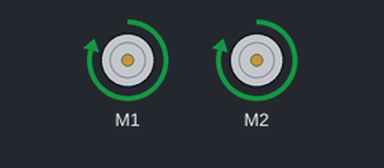
Recording of a sketch running on a simulated Arduino Uno, built with avr-gcc and run on an emulated ATmega328P. Parts: 2 × DC motor (green arrow = forward, orange = backward, longer = faster).

Above: at 0.2 s.
At 4.5 s:
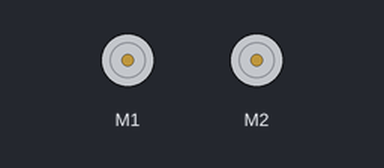
Timing chart, 0 to 6.7 s (numbered marks = the images above):
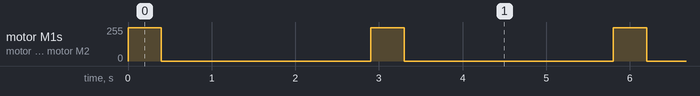

The sketch:

afmotor_testt.ino
```cpp
#include <AFMotor.h>

AF_DCMotor motor1(1, MOTOR12_64KHZ); // create motor #2, 64KHz pwm
AF_DCMotor motor2(2, MOTOR12_64KHZ);

void setup() {
  motor1.setSpeed(250);     // set the speed to 200/255
  motor2.setSpeed(250);
}

void loop() {
  motor1.run(FORWARD);      // turn it on going forward
  motor2.run(FORWARD);      // turn it on going forward
  delay(400);

 motor1.run(RELEASE);
  motor2.run(RELEASE);
  delay(2500);

}
```

Measured:
- by itself, motor M1, motor M2: alternates forward 250/255 for 0.40 s and stopped for 2.5 s
